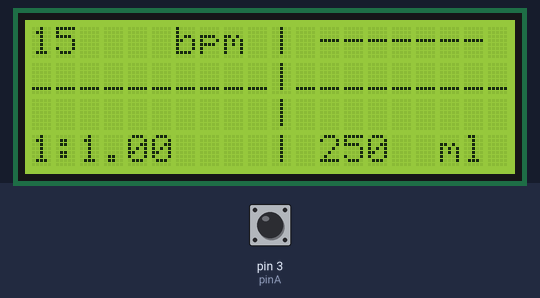
A sketch run on a simulated Arduino Uno, built with avr-gcc and run on an emulated ATmega328P. Parts: 20×4 character LCD. The test bench sets the inputs (shaded band); at power-on: pin 3 (pinA) HIGH. What the sketch prints to the serial monitor is not drawn.

Above: at 0.2 s.
At 0.7 s:
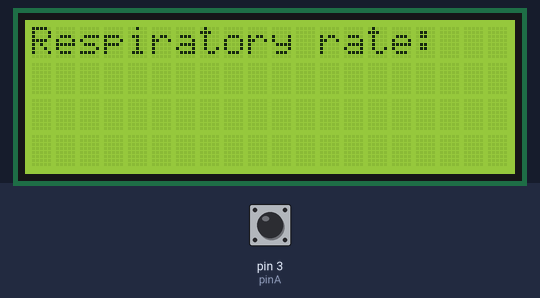

The sketch:

Controller_Rotary_data_table_v12.ino
```cpp
#include <Wire.h>
#include <LiquidCrystal_I2C.h>

// Set the LCD address to 0x27 for a 16 chars and 2 line display
LiquidCrystal_I2C lcd(0x3f, 20, 4);

// Define shape of driver waveform
const int INHALE_DRIVE[]={0,1,2,3,5,6,7,8,10,11,12,13,15,16,17,18,20,21,22,23,25,26,27,28,30,31,32,33,35,36,37,38,40,41,42,43,45,46,47,48,50,55,60,65,70,75,80,85,90,95,100,105,110,115,120,125,130,135,140,145,150,155,160,165,170,175,180,185,190,195,200,205,210,215,220,225,230,235,240,245,250,252,255,257,260,262,265,267,270,272,275,277,280,282,285,287,290,292,295,297,300};
const int DRIVE_TABLE_SIZE = 100;            // length of the INHALE_DRIVE table
const int DRIVE_VAL_MIN = 0;                 // minimum value for the output drive (position during exhale)

// define control constants for the ventilator
const int INSP_PRESS_MAX = 20;           // Inspiratory pressure
const int INSP_PRESS_MIN = 5;
const int INSP_PRESS_DEFAULT = 15;
const int INSP_PRESS_STEP = 1;

const int RESP_RATE_MAX = 30;             // Respratory rate
const int RESP_RATE_MIN = 10;
const int RESP_RATE_DEFAULT = 20;
const int RESP_RATE_STEP = 1;

const int TIDAL_MAX = 300;                   // TIDAL
const int TIDAL_MIN = 200;
const int TIDAL_DEFAULT = 250;
const int TIDAL_STEP = 10;

const float I_E_RATIO_MAX = 3.0;           // Inspiratory - expiratory ratio
const float I_E_RATIO_MIN = 0.5;
const float I_E_RATIO_DEFAULT = 1;
const float I_E_RATIO_STEP = 0.2;

const int INHALE_STATE = 0;     // vent is driving inhalation
const int EXHALE_STATE = 1;      // vent is driving exhlation

// control variables
int inspPressure =  INSP_PRESS_DEFAULT;
int respRate = INSP_PRESS_DEFAULT;
int tidal = TIDAL_DEFAULT;
float iERatio = I_E_RATIO_DEFAULT;

// Physical set up constants
const int selectButton = 0; // // Push switch built into the rotary encoder
const int pinA = 3;  // Connected to CLK on KY-040
const int pinB = 4;  // Connected to DT on KY-040

int ledState = 0; // 0 = 0ff, 1 = on
unsigned long changeTime;

int runState = 0;  // 0 = normal run, 1 = adjust RR, 2 = adjust Insp. Press, 3 = I.e. Ratio, 4 = TIDAL, .. cycles back to 0
int pinALast;      // last pin high on rotary encoder

const long int TICKS_PER_MINUTE = 60000;         // assume milli-second clock tick .. calibrate to clock speed
int ticksPerInhale = 0;                    // Number of clock-ticks per inhale
int ticksPerExhale = 0;                    // Nmber of clock-ticks per exhale
int breathClock = 0;                      // Counts clock-ticks for the breath cycle
int breathState = INHALE_STATE;           // starts with machine driving breathing
int elapsed = 0;
int positionInDriveTable = 0;             // the offset down the output drive table for current clock tick
int unscaledDriveValue = 0;               // Drive value before being scalled by tidal volume
int driveValue = 0;                       // The value output to the actuator
String outPutLog = "";

void setup()
{
  //Initialize serial and wait for port to open:
  Serial.begin(9600);
  while (!Serial) {
    ; // wait for serial port to connect. Needed for native USB port only
  }

  // initialize the LCD
  lcd.begin();

  // Turn on the blacklight and print a message.
  lcd.backlight();

  updateDisplay();

  pinMode(selectButton, INPUT);        // input from centre button of the rotary encoder
  // pinMode(LED_BUILTIN, OUTPUT);
  pinMode (pinA, INPUT);               // Input from CLK of rotary encoder
  pinMode (pinB, INPUT);               // Input from DT of rotary encoder
  pinALast = digitalRead(pinA);        // Remember the state of the rotary encoder CLK

  ledState = 0;
  runState = 0; // set to normal running mode

  calcTicksPerCycle(respRate, iERatio );     // Update breath tick rates based on default RR and I.E.

  digitalWrite(LED_BUILTIN, LOW);
  changeTime = millis();
  breathClock = millis();
  breathState = INHALE_STATE;
  Serial.println("Motor to squeeze BVM");

}

void loop()
{
  int selectButtonData = digitalRead(selectButton);
  // Serial.println(selectButtonData);
  if (selectButtonData == LOW && (millis() - changeTime) > 500) {
    changeSettings();
  }

  elapsed = millis() - breathClock;   // how many clock ticks have passed into this inhale or exhale?


  if (breathState == INHALE_STATE) {
      positionInDriveTable = int((long) DRIVE_TABLE_SIZE * (long) elapsed / ticksPerInhale);       // How far down the drive table for drive value at this time (tick)?
      if (positionInDriveTable > DRIVE_TABLE_SIZE) {
        positionInDriveTable = DRIVE_TABLE_SIZE;
      }
      unscaledDriveValue = INHALE_DRIVE[ positionInDriveTable ];
      driveValue = unscaledDriveValue * (float) tidal / (float) TIDAL_MAX;              // Scales the drive value as a proportion of the maximum allowed tidal volume
  } else {
      // by inference, we must be in the exhale state
      positionInDriveTable = 0;
      driveValue = DRIVE_VAL_MIN;                      // No control over the exhale control waveform - patient air vents via a valve to external air
  }

  // Send this drive value to the PWM output ... or somewhere else ?
   Serial.print("tick =");
   Serial.println(elapsed);
   Serial.print("Unscaled drive value = ");
   Serial.println(unscaledDriveValue);
   Serial.print("Drive value");
   Serial.println(driveValue);


  if ((elapsed >= ticksPerInhale) && (breathState == INHALE_STATE))  {
    // Time to exhale
    Serial.println("Motor to release BVM");
    breathState = EXHALE_STATE;              // switch to exhaling
    printBreathIndicator(0);
    breathClock = millis();                  // reset the clock
    elapsed = 0;
  };
  if ((elapsed >= ticksPerExhale) && (breathState == EXHALE_STATE))  {
    // Time to Inhale
    Serial.println("Motor to squeeze BVM");
    breathState = INHALE_STATE;              // switch to inhaling
    printBreathIndicator(20);
    breathClock = millis();                  // reset the clock
    elapsed = 0;
  }
}

void calcTicksPerCycle(int respRate, float iERatio ) {
  // Calculates the number of clock cycles per inhale, exhale

  int ticksPerBreath = TICKS_PER_MINUTE / respRate;
  float iPlusE = 1 + iERatio;
  ticksPerInhale = int ( ticksPerBreath / iPlusE);
  ticksPerExhale = int ( ticksPerBreath * (iERatio / iPlusE));
}


void updateDisplay() {
  // Turn on the blacklight and print a message.
  lcd.setCursor(0, 0);
  lcd.print(respRate);
  lcd.setCursor(6, 0);
  lcd.print("bpm |");

  lcd.setCursor(12, 0);
  lcd.print("-------");
  //lcd.print(inspPressure);           // Not implemented in this version
  //lcd.setCursor(15, 0);
  //lcd.print("cmH20");

  lcd.setCursor(0, 1);
  lcd.print("__________|_________");

  lcd.setCursor(0, 2);
  lcd.print("          |");

  lcd.setCursor(0, 3);
  lcd.print("1:");
  lcd.print(iERatio);
  lcd.setCursor(10, 3);
  lcd.print("|");

  lcd.setCursor(12, 3);
  lcd.print(tidal);
  lcd.setCursor(17, 3);
  lcd.print("ml");
}

void printBreathIndicator( int numBlocks) {

  lcd.setCursor(0, 1);
  for (int i = 1; i <= numBlocks; i++) {
    lcd.print("#");
  }
  for (int i = numBlocks + 1; i <= 20; i++) {
    lcd.print("_");
  }
}


void changeSettings() {

  lcd.clear();

  // Serial.println("Respiratory rate");
  lcd.clear();
  lcd.setCursor(0, 0);
  lcd.print("Respiratory rate:");
  respRate = int(getKnob(RESP_RATE_MIN, RESP_RATE_MAX, respRate, RESP_RATE_STEP, "bpm"));

  // Serial.println("Inspiratory Pressure");               // Not implemented in this version
  // lcd.clear();
  // lcd.setCursor(0, 0);
  // lcd.print("Inspiratory Press:");
  // inspPressure = int(getKnob(INSP_PRESS_MIN, INSP_PRESS_MAX, inspPressure, 1.0, "cmH20"));

  // Serial.println("I.E. Ratio");
  lcd.clear();
  lcd.setCursor(0, 0);
  lcd.print("I.E. Ratio:");
  iERatio = getKnob(I_E_RATIO_MIN, I_E_RATIO_MAX, iERatio, I_E_RATIO_STEP, "");

  // Serial.println("TIDAL");
  lcd.clear();
  lcd.setCursor(0, 0);
  lcd.print("TIDAL:");
  tidal = int(getKnob(TIDAL_MIN, TIDAL_MAX, tidal, TIDAL_STEP, "ml"));

  lcd.clear();
  updateDisplay();

  calcTicksPerCycle(respRate, iERatio );           // Update the breath cycles based on the new settings of RR and I.E. ratio

  changeTime = millis(); // manage the keyboard de-bounce
}

float getKnob(int settingMin, int settingMax, float currentVal, float setStep, const String& units_str) {
  int sensorValue = 0;
  int selectButtonData = digitalRead(selectButton);
  int aVal;
  boolean bCW;

  // wait for the selection button to go get released again
  while (selectButtonData == LOW) {
    selectButtonData = digitalRead(selectButton);
    // Serial.println(selectButtonData);
  }

  while (selectButtonData == HIGH) {

    aVal = digitalRead(pinA);
    if (aVal != pinALast) { // Means the knob is rotating
      // if the knob is rotating, we need to determine direction
      // We do that by reading pin B.
      if (digitalRead(pinB) != aVal) {  // Means pin A Changed first - We're Rotating Clockwise
        bCW = true;
      } else {// Otherwise B changed first and we're moving CCW
        bCW = false;
      }
      // Serial.print ("Rotated: ");
      if (bCW) {
        // Serial.println ("clockwise");
        if (currentVal < settingMax ) {
          currentVal = currentVal + setStep;
        }
      } else {
        // Serial.println("counterclockwise");
        if (currentVal > settingMin) {
          currentVal = currentVal - setStep;
        }
      }
    }
    pinALast = aVal;

    lcd.setCursor(2, 2);
    lcd.print(currentVal);
    lcd.print("  ");
    lcd.setCursor(15, 2);
    lcd.print(units_str);
    selectButtonData = digitalRead(selectButton);
  }

  return (currentVal);
}
```
